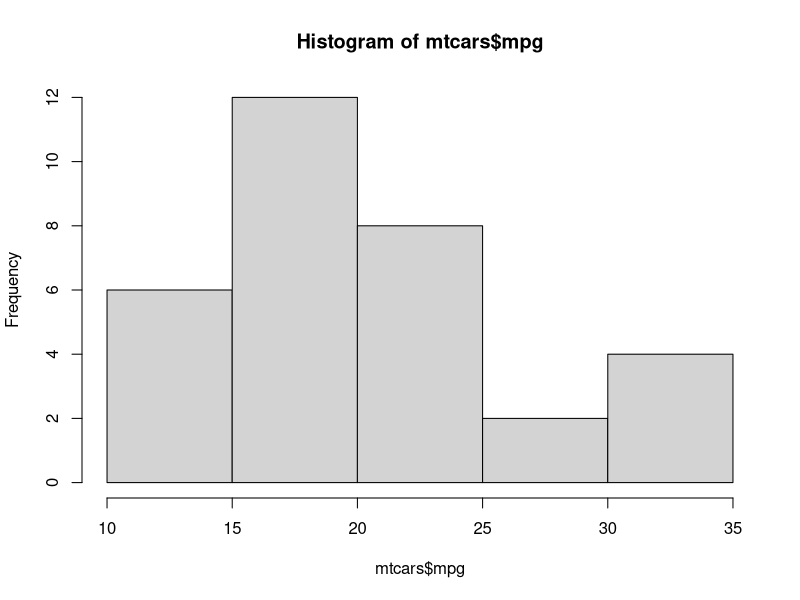
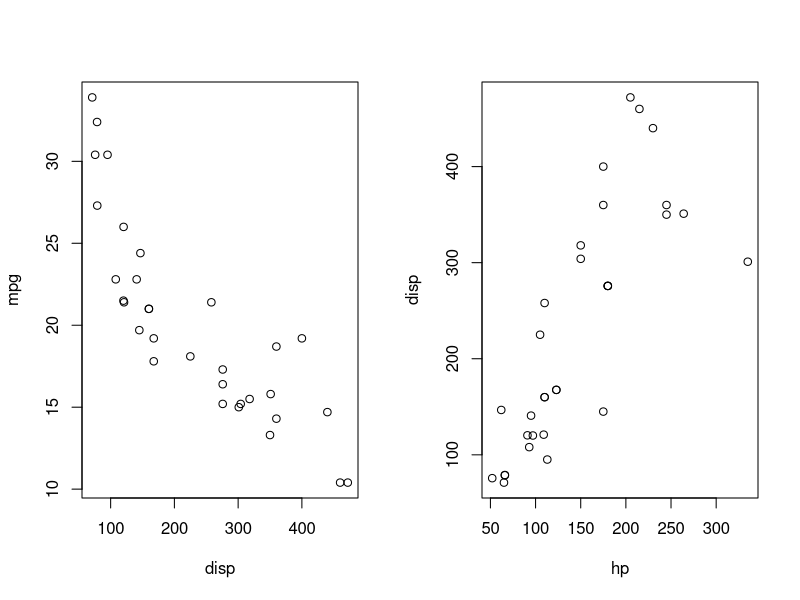
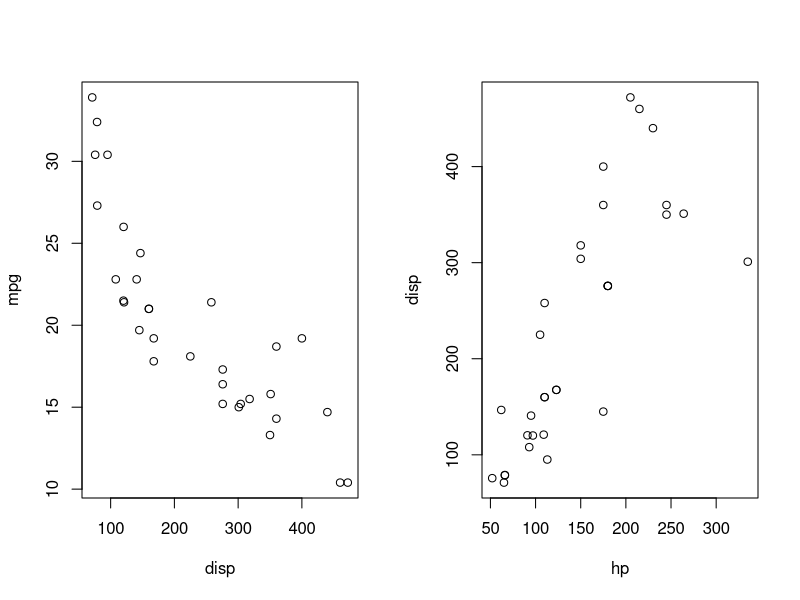
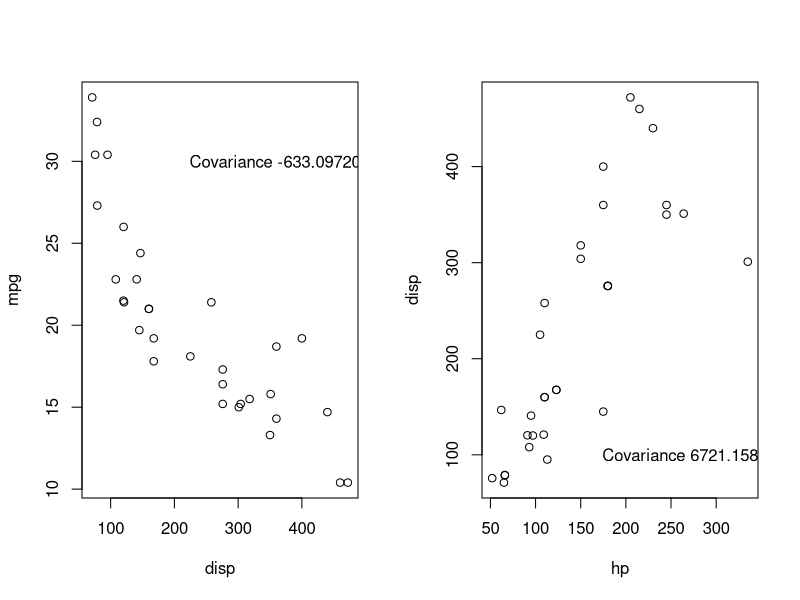
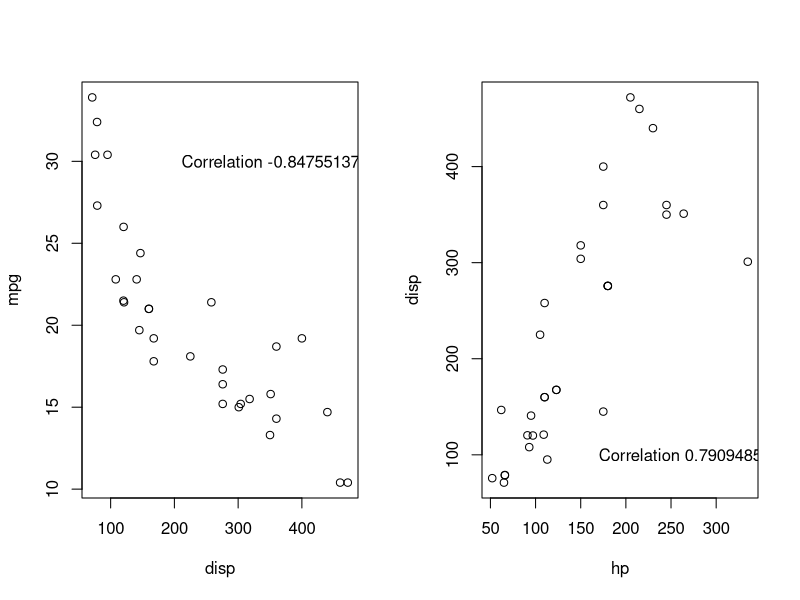

R code for these plots, in order:
## ---- chunk 1
hist(mtcars$mpg)
## ---- chunk 2
par(mfrow=c(1,2))
plot(mpg ~ disp, data=mtcars)
plot(disp ~ hp, data=mtcars)
## ---- chunk 3
par(mfrow=c(1,2))
plot(mpg ~ disp, data=mtcars)
plot(disp ~ hp, data=mtcars)
## ---- chunk 4
par(mfrow=c(1,2))
plot(mpg ~ disp, data=mtcars)
text(400, 30, paste("Covariance", cov(mtcars$mpg, mtcars$disp)))
plot(disp ~ hp, data=mtcars)
text(300, 100, paste("Covariance", cov(mtcars$disp, mtcars$hp)))
## ---- chunk 5
par(mfrow=c(1,2))
plot(mpg ~ disp, data=mtcars)
text(400, 30, paste("Correlation", cor(mtcars$mpg, mtcars$disp)))
plot(disp ~ hp, data=mtcars)
text(300, 100, paste("Correlation", cor(mtcars$disp, mtcars$hp)))
